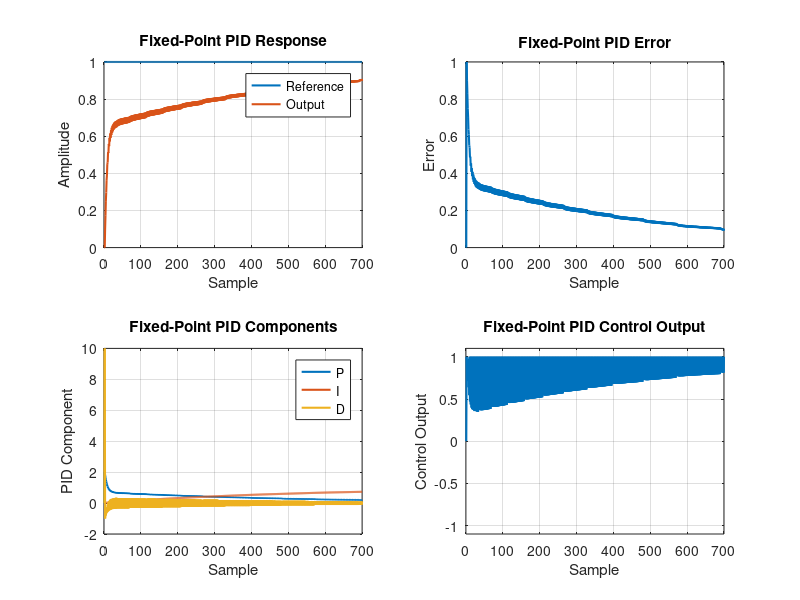

MATLAB code for this plot:
clc;
clear;
close all;

TOTAL_BITS = 16;
FRAC_BITS = 12;
SCALE = 2^FRAC_BITS;

Kp = 2.0;
Ki = 0.5;
Kd = 0.1;
Ts = 0.01;

Kp_f = round(Kp * SCALE);
Ki_f = round(Ki * SCALE);
Kd_f = round(Kd * SCALE);
Ts_f = round(Ts * SCALE);

u_min = -1;
u_max = 1;

u_min_f = round(u_min * SCALE);
u_max_f = round(u_max * SCALE);

N = 700;

r = ones(1,N);
r_f = round(r * SCALE);

a = 0.9;
b = 0.1;

a_f = round(a * SCALE);
b_f = round(b * SCALE);

y_f = zeros(1,N+1,'int64');
e_f = zeros(1,N,'int64');

P_f = zeros(1,N,'int64');
I_f = zeros(1,N,'int64');
D_f = zeros(1,N,'int64');

u_f = zeros(1,N,'int64');

for k = 2:N

    e_f(k) = r_f(k) - y_f(k);

    P_f(k) = round((Kp_f * e_f(k)) / SCALE);

    KiTs_f = round((Ki_f * Ts_f) / SCALE);
    I_increment = round((KiTs_f * e_f(k)) / SCALE);
    I_f(k) = I_f(k-1) + I_increment;

    error_difference = e_f(k) - e_f(k-1);
    Kd_error = round((Kd_f * error_difference) / SCALE);
    D_f(k) = round((Kd_error * SCALE) / Ts_f);

    u_f(k) = P_f(k) + I_f(k) + D_f(k);

    if u_f(k) > u_max_f
        u_f(k) = u_max_f;
    elseif u_f(k) < u_min_f
        u_f(k) = u_min_f;
    end

    plant_y = round((a_f * y_f(k)) / SCALE);
    plant_u = round((b_f * u_f(k)) / SCALE);

    y_f(k+1) = plant_y + plant_u;

end

y_fixed = double(y_f) / SCALE;
e_fixed = double(e_f) / SCALE;
P_fixed = double(P_f) / SCALE;
I_fixed = double(I_f) / SCALE;
D_fixed = double(D_f) / SCALE;
u_fixed = double(u_f) / SCALE;

figure;

subplot(2,2,1);
plot(1:N,r,'LineWidth',1.5);
hold on;
plot(1:N,y_fixed(1:N),'LineWidth',1.5);
grid on;
xlabel('Sample');
ylabel('Amplitude');
title('Fixed-Point PID Response');
legend('Reference','Output');

subplot(2,2,2);
plot(1:N,e_fixed,'LineWidth',1.5);
grid on;
xlabel('Sample');
ylabel('Error');
title('Fixed-Point PID Error');

subplot(2,2,3);
plot(1:N,P_fixed,'LineWidth',1.5);
hold on;
plot(1:N,I_fixed,'LineWidth',1.5);
plot(1:N,D_fixed,'LineWidth',1.5);
grid on;
xlabel('Sample');
ylabel('PID Component');
title('Fixed-Point PID Components');
legend('P','I','D');

subplot(2,2,4);
plot(1:N,u_fixed,'LineWidth',1.5);
grid on;
xlabel('Sample');
ylabel('Control Output');
title('Fixed-Point PID Control Output');
ylim([u_min-0.1,u_max+0.1]);

fprintf('Total bits = %d\n',TOTAL_BITS);
fprintf('Fraction bits = %d\n',FRAC_BITS);
fprintf('Scale = %d\n',SCALE);

fprintf('Kp fixed = %d\n',Kp_f);
fprintf('Ki fixed = %d\n',Ki_f);
fprintf('Kd fixed = %d\n',Kd_f);
fprintf('Ts fixed = %d\n',Ts_f);

fprintf('Final output = %.6f\n',y_fixed(N));
fprintf('Final error = %.6f\n',e_fixed(N));
fprintf('Maximum output = %.6f\n',max(y_fixed));
fprintf('Minimum output = %.6f\n',min(y_fixed));
fprintf('Maximum control output = %.6f\n',max(u_fixed));
fprintf('Minimum control output = %.6f\n',min(u_fixed));
